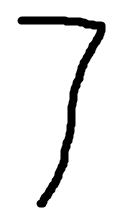
#> input picture Images/7.png, 118 x 215 px
$ python FeatureVector.py
#> lines starting #> are read from the running program, lines starting #| are printed output that depends on the picture; after the words box and inside, x2 and y2 are one past the last pixel; in counts of white or black regions, pixels touching at a corner belong together; pictures that were not available may be replaced by others from this repository, and a replacement may not be noted
import cv2
import numpy as np


def main():

    #Go through all images and get their feature vectors, then save to file
    f = open("Vectors.txt","w")
    img = cv2.imread("Images/7.png", cv2.IMREAD_GRAYSCALE)
#> img is the input picture: shape (215, 118); min 0, max 255, mean 231.9
    binary_image = binary(img)
#> after the loop in binary, `for i in range(height):`:
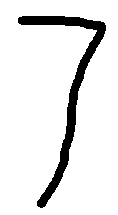
#> output: shape (215, 118); 90.6% white; 1 black region, box (x1, y1, x2, y2) and area: (18, 16, 106, 208) 2393
    vector = get_vector(binary_image)
#> vector = [0.0695, 0.147, 0.282, 0, 0.244, 0.0304, 0.00429, 0.264, 0]
    print(vector, file =f)

    for x in range(1,10):
        img = cv2.imread("Images/"+str(x)+".png", cv2.IMREAD_GRAYSCALE)
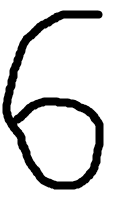
#> input picture Images/6.png, 118 x 215 px, given in place of 1.png, which was not available
#> img is the input picture: shape (215, 118); min 0, max 255, mean 218.5
        binary_image = binary(img)
#> after the loop in binary (call 2), `for i in range(height):`:
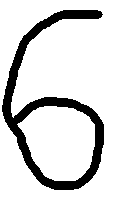
#> output: shape (215, 118); 85.3% white; 1 black region, box (x1, y1, x2, y2) and area: (2, 10, 104, 190) 3741
        vector = get_vector(binary_image)
#> vector = [0.182, 0.151, 0.079, 0.477, 0.142, 0.163, 0.121, 0.151, 0.167]
        print(vector, file =f)

    f.close()
    return

#Convert Image to Black and White
def binary(image):

#> (the run stopped early here; a loop or call above may not have finished)
